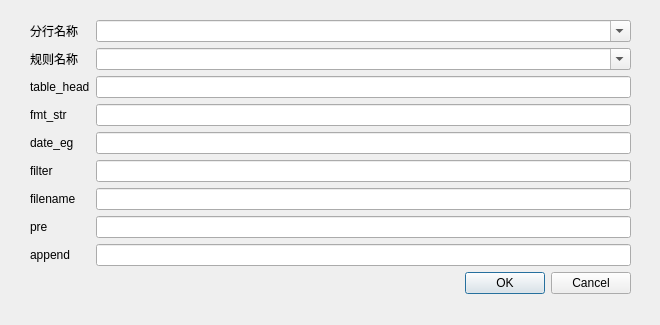
<?xml version="1.0" encoding="UTF-8"?>
<ui version="4.0">
 <class>Dialog_add_rule</class>
 <widget class="QDialog" name="Dialog_add_rule">
  <property name="geometry">
   <rect>
    <x>0</x>
    <y>0</y>
    <width>660</width>
    <height>325</height>
   </rect>
  </property>
  <property name="windowTitle">
   <string>Dialog</string>
  </property>
  <widget class="QWidget" name="layoutWidget">
   <property name="geometry">
    <rect>
     <x>30</x>
     <y>20</y>
     <width>601</width>
     <height>274</height>
    </rect>
   </property>
   <layout class="QFormLayout" name="formLayout">
    <item row="0" column="0">
     <widget class="QLabel" name="label_bank_name">
      <property name="text">
       <string>分行名称</string>
      </property>
     </widget>
    </item>
    <item row="1" column="0">
     <widget class="QLabel" name="label_rule">
      <property name="text">
       <string>规则名称</string>
      </property>
     </widget>
    </item>
    <item row="1" column="1">
     <widget class="QComboBox" name="comboBox_rule">
      <property name="editable">
       <bool>true</bool>
      </property>
     </widget>
    </item>
    <item row="2" column="0">
     <widget class="QLabel" name="label_table_head">
      <property name="text">
       <string>table_head</string>
      </property>
     </widget>
    </item>
    <item row="2" column="1">
     <widget class="QLineEdit" name="lineEdit_table_head"/>
    </item>
    <item row="3" column="0">
     <widget class="QLabel" name="label_fmt_str">
      <property name="text">
       <string>fmt_str</string>
      </property>
     </widget>
    </item>
    <item row="3" column="1">
     <widget class="QLineEdit" name="lineEdit_fmt_str"/>
    </item>
    <item row="4" column="0">
     <widget class="QLabel" name="label_date_eg">
      <property name="text">
       <string>date_eg</string>
      </property>
     </widget>
    </item>
    <item row="4" column="1">
     <widget class="QLineEdit" name="lineEdit_data_eg"/>
    </item>
    <item row="5" column="0">
     <widget class="QLabel" name="label_filter">
      <property name="text">
       <string>filter</string>
      </property>
     </widget>
    </item>
    <item row="5" column="1">
     <widget class="QLineEdit" name="lineEdit_filter"/>
    </item>
    <item row="6" column="0">
     <widget class="QLabel" name="label_filename">
      <property name="text">
       <string>filename</string>
      </property>
     </widget>
    </item>
    <item row="6" column="1">
     <widget class="QLineEdit" name="lineEdit_filename"/>
    </item>
    <item row="0" column="1">
     <widget class="QComboBox" name="comboBox_bank">
      <property name="editable">
       <bool>true</bool>
      </property>
     </widget>
    </item>
    <item row="7" column="1">
     <widget class="QLineEdit" name="lineEdit_pre"/>
    </item>
    <item row="8" column="1">
     <widget class="QLineEdit" name="lineEdit_append"/>
    </item>
    <item row="7" column="0">
     <widget class="QLabel" name="label_pre">
      <property name="text">
       <string>pre</string>
      </property>
     </widget>
    </item>
    <item row="8" column="0">
     <widget class="QLabel" name="label_append">
      <property name="text">
       <string>append</string>
      </property>
     </widget>
    </item>
    <item row="9" column="1">
     <widget class="QDialogButtonBox" name="buttonBox">
      <property name="orientation">
       <enum>Qt::Horizontal</enum>
      </property>
      <property name="standardButtons">
       <set>QDialogButtonBox::Cancel|QDialogButtonBox::Ok</set>
      </property>
     </widget>
    </item>
   </layout>
  </widget>
 </widget>
 <resources/>
 <connections>
  <connection>
   <sender>buttonBox</sender>
   <signal>accepted()</signal>
   <receiver>Dialog_add_rule</receiver>
   <slot>accept()</slot>
   <hints>
    <hint type="sourcelabel">
     <x>248</x>
     <y>254</y>
    </hint>
    <hint type="destinationlabel">
     <x>157</x>
     <y>274</y>
    </hint>
   </hints>
  </connection>
  <connection>
   <sender>buttonBox</sender>
   <signal>rejected()</signal>
   <receiver>Dialog_add_rule</receiver>
   <slot>reject()</slot>
   <hints>
    <hint type="sourcelabel">
     <x>316</x>
     <y>260</y>
    </hint>
    <hint type="destinationlabel">
     <x>286</x>
     <y>274</y>
    </hint>
   </hints>
  </connection>
 </connections>
</ui>
